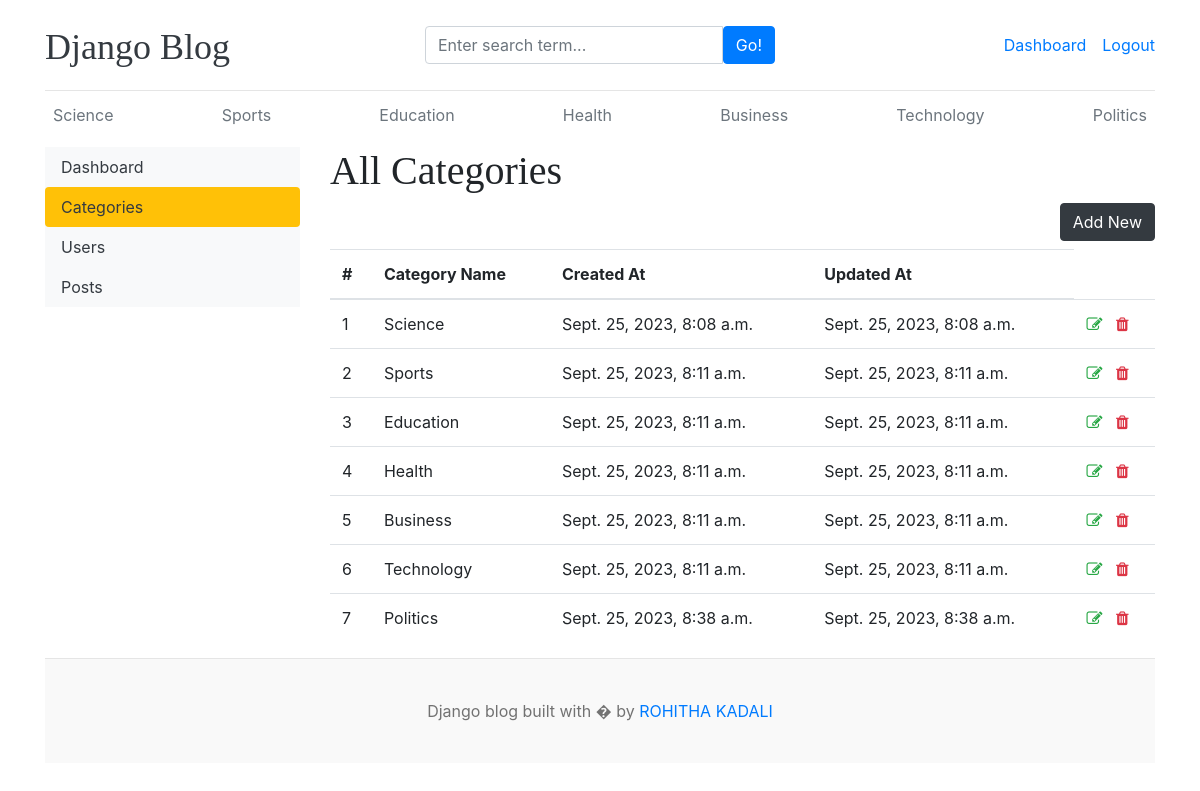
Screenshot of /dashboard/categories/ (signed in) with the database file from the repository.
### blog/models.py (models this page shows)
class Category(models.Model):
    category_name=models.CharField(max_length=50,unique=True)
    created_at=models.DateTimeField(auto_now_add=True)
    updated_at=models.DateTimeField(auto_now=True)
    class Meta:
        verbose_name_plural='categories'
    def __str__(self):
        return self.category_name

### dashboards/views.py (the view)
# urls.py: path('categories/',views.categories,name='categories'),
def categories(request):
    return render(request,'dashboard/categories.html')

### blog/context_processors.py (called while the page is built)
def get_categories(request):
    categories=Category.objects.all()
    return dict(categories=categories)

def get_social_links(request):
    social_links=SocialLink.objects.all()
    return dict(social_links=social_links)

### templates/dashboard/categories.html (shortened to what this page needs)
{% extends 'base.html' %}
{% block content %}
  <div class="row">
    {% include 'dashboard/sidebar.html' %}
    <div class="col-md-9">
      <table class="table">
        <h1>All Categories</h1>
        <a href="{% url 'add_category' %}" class="btn btn-dark float-right mb-2">Add New</a>
         <thead>
          <tr>
            <th scope="col">#</th>
            <th scope="col">Category Name</th>
            <th scope="col">Created At</th>
            <th scope="col">Updated At</th>
          </tr>
        </thead>
        <tbody>
          {% for cat in categories %}
          <tr>
            <td>{{forloop.counter}}</td>
            <td>{{cat}}</td>
            <td>{{cat.created_at}}</td>
            <td>{{cat.updated_at}}</td>
            <td>
              <a href="{% url 'edit_category' cat.id %}"><i class="fa fa-edit text-success"></i></a>
              <a href="{% url 'delete_category' cat.id %}"><i class="fa fa-trash text-danger"></i></a>
            </td>
          </tr>
          {% endfor %}
        </tbody>
      </table>
    </div>
  </div>
{% endblock %}

### templates/base.html (shortened to what this page needs)
{% load static %}
<!DOCTYPE html>
<html lang="en">
<head>
    <link href="https://getbootstrap.com/docs/4.0/dist/css/bootstrap.min.css" rel="stylesheet">
    <link href="{% static 'css/blog.css' %}" rel="stylesheet">
    <link rel="stylesheet" href="https://cdnjs.cloudflare.com/ajax/libs/font-awesome/4.7.0/css/font-awesome.min.css">
  </head>
<body>
    <div class="container">
      <header class="blog-header py-3">
        <div class="row flex-nowrap justify-content-between align-items-center">
          <div class="col-4 pt-1">
            <a class="blog-header-logo text-dark" href="/">Django Blog</a>
          </div>
          <div class="col-4">
            <form action="{% url 'search' %}" method="GET">
              <div class="input-group">
                <input class="form-control" type="text" name="keyword" value="{{keyword}}" placeholder="Enter search term..." aria-label="Enter search term..." aria-describedby="button-search" />
                <button type="submit" class="btn btn-primary" id="button-search" type="button">Go!</button>
              </div>
            </form>
          </div>
          <div class="col-4 d-flex justify-content-end align-items-center">
            {% if not user.is_authenticated %}
            <a class="btn btn-sm btn-warning" href="{% url 'login' %}">Login</a> &nbsp;
            <a class="btn btn-sm btn-outline-secondary" href="{% url 'register' %}">Register</a>
          </div>
          {% else %}
          <span><a href="{% url 'dashboard' %}">Dashboard</a></span>
          <span><a href="{% url 'logout' %}">Logout</a></span>
          {% endif %}
        </div>
      </header>
      <div class="nav-scroller py-1 mb-2">
        <nav class="nav d-flex justify-content-between">
          {% for cat in categories %}
          <a class="p-2 text-muted" href="{% url 'posts_by_category' cat.id %}">{{cat.category_name}}</a>
          {% endfor %}
        </nav>
      </div>
{% block content %}
{% endblock %}
<footer class="blog-footer">
    <p>Django blog built with � by <a href="#">ROHITHA KADALI</a></p>
  </footer>
  </body>
  </html>

### Project1/static/css/blog.css (style rules this page uses)
.blog-header { border-bottom: 1px solid #e5e5e5; }
.blog-header-logo { font-family: "Playfair Display", Georgia, "Times New Roman", serif; font-size: 2.25rem; }
h1, h2, h3, h4, h5, h6 { font-family: "Playfair Display", Georgia, "Times New Roman", serif; }
.blog-footer { padding: 2.5rem 0; color: #727272; text-align: center; background-color: #f9f9f9; border-top: .05rem solid #e5e5e5; }
.blog-footer p:last-child { margin-bottom: 0; }

### rows the page displays
Category: category_name "Science", created_at "Sept. 25, 2023, 8:08 a.m.", updated_at "Sept. 25, 2023, 8:08 a.m."
Category: category_name "Sports", created_at "Sept. 25, 2023, 8:11 a.m.", updated_at "Sept. 25, 2023, 8:11 a.m."
Category: category_name "Education", created_at "Sept. 25, 2023, 8:11 a.m.", updated_at "Sept. 25, 2023, 8:11 a.m."
Category: category_name "Health", created_at "Sept. 25, 2023, 8:11 a.m.", updated_at "Sept. 25, 2023, 8:11 a.m."
Category: category_name "Business", created_at "Sept. 25, 2023, 8:11 a.m.", updated_at "Sept. 25, 2023, 8:11 a.m."
Category: category_name "Technology", created_at "Sept. 25, 2023, 8:11 a.m.", updated_at "Sept. 25, 2023, 8:11 a.m."
Category: category_name "Politics", created_at "Sept. 25, 2023, 8:38 a.m.", updated_at "Sept. 25, 2023, 8:38 a.m."
